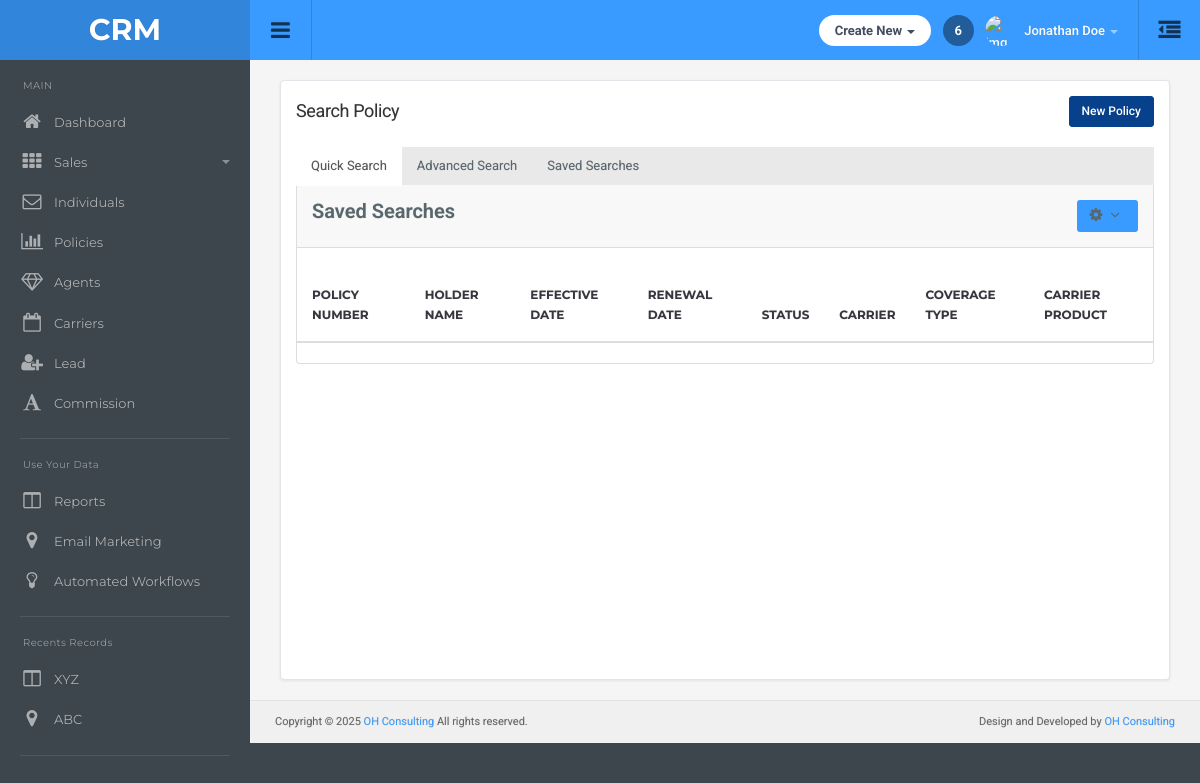
Page /policy/search-policy/ on the earlier database version.
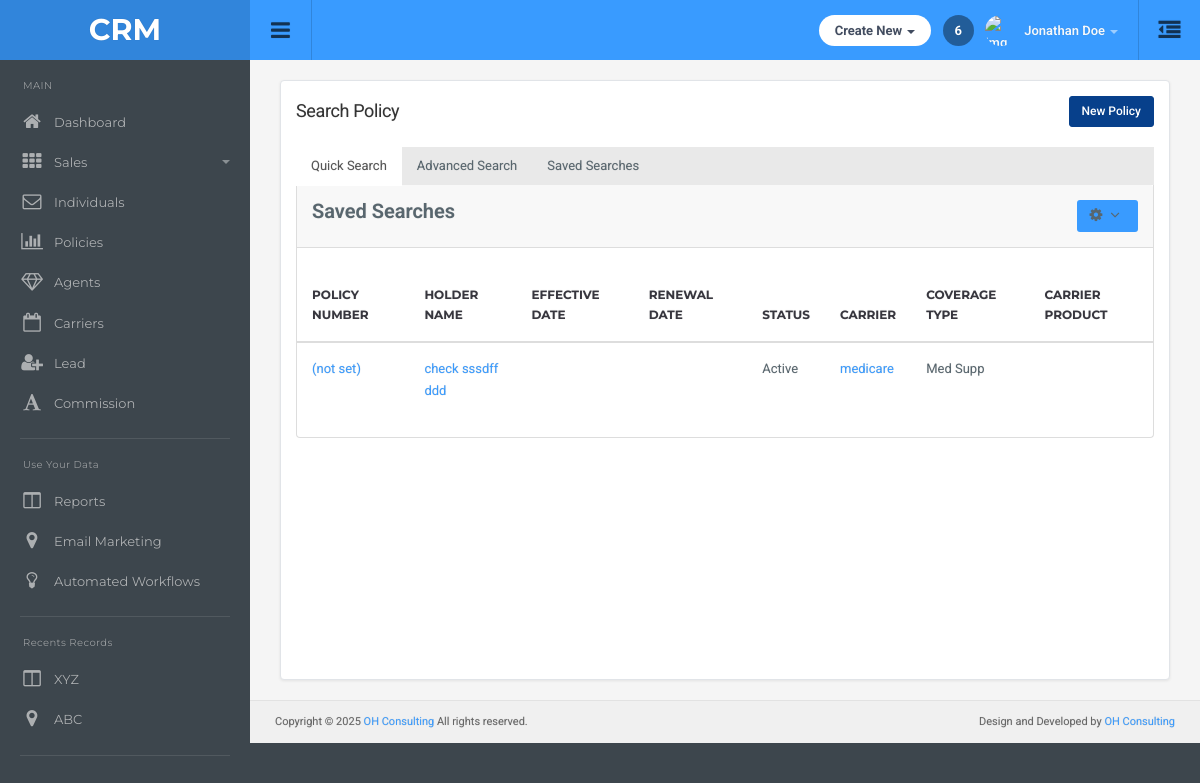
Same page on the later database version.
### main/models.py (models this page shows, shortened)
class Policy(models.Model):
    individual = models.ForeignKey(Individuals, on_delete=models.CASCADE, related_name='policy_individual')
    carrier = models.ForeignKey(Carrier, on_delete=models.CASCADE, related_name='policy_carrier')
    policy_number = models.CharField(max_length=100,null=True , blank=True)
    status = models.CharField(max_length=100)
    coverage_type = models.CharField(max_length=100)
    effective_date = models.DateField(null=True,blank=True)
    agent =  models.ForeignKey(Agent,on_delete=models.SET_NULL,null=True,blank=True,related_name="policy_agent")

class Individuals(models.Model):
    first_name = models.CharField(max_length=100)
    middle_name = models.CharField(max_length=100,null=True,blank=True)
    last_name = models.CharField(max_length=100)
    individual_type = models.CharField(max_length=100,null=True,blank=True)
    servicing_agent = models.ForeignKey(Agent,on_delete=models.CASCADE,null=True,blank=True)
    email = models.EmailField(null=True,blank=True)
    business_phone = models.CharField(max_length=10, blank=True, null=True)
    business_ext = models.CharField(max_length=10, blank=True, null=True)
    home_phone = models.CharField(max_length=10, blank=True, null=True)
    home_ext = models.CharField(max_length=10, blank=True, null=True)
    cell_phone = models.CharField(max_length=10, blank=True, null=True)
    cell_ext = models.CharField(max_length=10, blank=True, null=True)
    carrier = models.ForeignKey(Carrier,on_delete=models.SET_NULL,null=True,blank=True)

class Carrier(models.Model):
    name = models.CharField(max_length=100)
    class Meta:
        app_label = "main"

### main/views.py (the view)
# urls.py: path('policy/search-policy/', views.search_policy, name='search_policy'),
def search_policy(request):
    carriers = Carrier.objects.all()
    policy = Policy.objects.all()
    return render(request, 'policy/searchpolicy.html',{
        'carriers': carriers,
        'policy':policy
    })

### templates/policy/searchpolicy.html (shortened to what this page needs)
{% extends "dashboard/base.html" %}
{% load static %}
{% block main-content %}
<div class="container-default">
    <div class="search-agents-container">
        <div class="page-header-row">
            <h1 class="page-title">Search Policy</h1>
            <div class="btn-group">
                <button type="button" class="btn btn-primary" data-toggle="modal" data-target="#newPolicyModal">
                    New Policy
                </button>
            </div>
        </div>
        <ul class="nav nav-tabs">
            <li class="active"><a href="{% url 'search_policy' %}">Quick Search</a></li>
            <li><a href="{% url 'advanced_policy' %}">Advanced Search</a></li>
            <li ><a href="{% url 'saved_policy' %}">Saved Searches</a></li>
        </ul>
        <div class="agents-panel">
            <div class="panel-heading clearfix">
                <strong class="pull-left">Saved Searches</strong>
                <div class="dropdown pull-right">
                    <button class="btn btn-sm btn-default dropdown-toggle" type="button" id="agentsDropdown" data-toggle="dropdown" aria-haspopup="true" aria-expanded="false">
                        <i class="fa fa-cog"></i> <i class="fa fa-angle-down"></i>
                    </button>
                </div>
            </div>
            <br>
            <div class="panel-body table-responsive">
                <table id="example4" class="table display">
                    <thead>
                        <tr>
                            <th>Policy Number</th>
                            <th>Holder Name</th>
                            <th>Effective Date</th>
                            <th>Renewal Date</th>
                            <th>Status</th>
                            <th>Carrier</th>
                            <th>Coverage Type</th>
                            <th>Carrier Product</th>
                        </tr>
                    </thead>
                    <tbody>
                    {% for plcy in policy %}
                        <tr>
                            <td><a href="{% url 'policy_tab' plcy.id %}?tab=detail">
    {{ plcy.policy_number|default:"(not set)" }}
</a></td>
                            <td><a href="{% url 'individual_tab' plcy.individual.id %}">{{plcy.individual.first_name}} {{plcy.individual.middle_name}} {{plcy.individual.last_name}}</a></td>
                            <td>{{plcy.effective_date|date:'Y-m-d' }}</td>
                            <td>{{ plcy.policy_details.first.renewal_date|date:'Y-m-d' }}</td>
                            <td>{{plcy.status}}</td>
                            <td><a href="{% url 'carrier_detail' plcy.carrier.id %}">{{plcy.carrier.name}}</a></td>
                            <td>{{plcy.coverage_type}}</td>
                            <td>{{ plcy.carrier.products.first.product_name }}</td>
                        </tr>
                    {% endfor %}
                    </tbody>
                </table>
            </div>
        </div>
    </div>
{% include "policy/add_policy_modal.html" %}
{% endblock %}

### templates/dashboard/base.html (shortened to what this page needs)
{% load static %}
<!DOCTYPE html>
<html lang="en">
  <head>
  <link href="{% static "css/root.css" %}" rel="stylesheet">
  </head>
  <body>
  {% include "dashboard/topbar.html" %}
{% include "dashboard/sidebar.html" %}
<div class="content">
 {% block main-content %}
 {% endblock main-content %}
{% include "dashboard/footer.html" %}
</div>
</body>
</html>

### templates/dashboard/topbar.html (shortened to what this page needs)
<div id="top" class="clearfix">
  <div class="applogo">
    <a href="index.html" class="logo">CRM</a>
  </div>
  <a href="#" class="sidebar-open-button" id="sidebarToggle"><i class="fa fa-bars"></i></a>
  <a href="#sidepanel" class="sidepanel-open-button"><i class="fa fa-outdent"></i></a>
  <ul class="top-right">
    <li class="dropdown link">
      <a href="#" data-toggle="dropdown" class="dropdown-toggle hdbutton">Create New <span class="caret"></span></a>
    </li>
    <li class="link">
      <a href="#" class="notifications">6</a>
    </li>
    <li class="dropdown link">
      <a href="#" data-toggle="dropdown" class="dropdown-toggle profilebox"><img src="img/profileimg.png" alt="img"><b>Jonathan Doe</b><span class="caret"></span></a>
    </li>
  </ul>
</div>

### templates/dashboard/sidebar.html (shortened to what this page needs)
<div class="sidebar clearfix">
  <div class="scrollable" id="sidebar-scroll">
    <ul class="sidebar-panel nav">
      <li class="sidetitle">MAIN</li>
      <li><a href="{% url "dashboard" %}"><span class="icon color5"><i class="fa fa-home"></i></span>Dashboard</a></li>
      <li><a href="#"><span class="icon color9"><i class="fa fa-th"></i></span>Sales<span class="caret"></span></a>
      </li>
      <li><a href="{% url 'search_individuals_list' %}"><span class="icon color6"><i class="fa fa-envelope-o"></i></span>Individuals</a></li>
      <li><a href="{% url 'search_policy' %}"><span class="icon color8"><i class="fa fa-bar-chart"></i></span>Policies</a></li>
      <li><a href="{% url 'search_agents' %}"><span class="icon color11"><i class="fa fa-diamond"></i></span>Agents</a></li>
      <li><a href="{% url 'carrier_list' %}"><span class="icon color8"><i class="fa fa-calendar-o"></i></span>Carriers</a></li>
      <li><a href="#"><span class="icon color8"><i class="fa fa-user-plus"></i></span>Lead</a></li>
      <li><a href="#"><span class="icon color12"><i class="fa fa-font"></i></span>Commission</a></li>
    </ul>
    <ul class="sidebar-panel nav">
      <li class="sidetitle">Use Your Data</li>
      <li><a href="#"><span class="icon color15"><i class="fa fa-columns"></i></span>Reports</a></li>
      <li><a href="#"><span class="icon color7"><i class="fa fa-map-marker"></i></span>Email Marketing</a></li>
      <li><a href="#"><span class="icon color10"><i class="fa fa-lightbulb-o"></i></span>Automated Workflows</a></li>
    </ul>
    <ul class="sidebar-panel nav">
      <li class="sidetitle">Recents Records</li>
      <li><a href="#"><span class="icon color15"><i class="fa fa-columns"></i></span>XYZ</a></li>
      <li><a href="#"><span class="icon color7"><i class="fa fa-map-marker"></i></span>ABC</a></li>
    </ul>
    </div>
  </div>

### templates/policy/add_policy_modal.html (shortened to what this page needs)
<link rel="stylesheet" href="https://code.jquery.com/ui/1.13.2/themes/base/jquery-ui.css">

### templates/dashboard/footer.html
<div class="row footer">
    <div class="col-md-6 text-left">
    Copyright © 2025 <a href="#" target="_blank">OH Consulting</a> All rights reserved.
    </div>
    <div class="col-md-6 text-right">
      Design and Developed by <a href="#" target="_blank">OH Consulting</a>
    </div>
  </div>

### static/css/responsive.css (style rules this page uses)
@media screen and (min-width: 1024px) { .sidebar { display: block !important; } }

### templates/policy/searchpolicy.html (style rules this page uses)
.search-agents-container { background-color: #fff; padding: 15px; border-radius: 4px; box-shadow: 0 1px 3px rgba(0,0,0,0.08); border: 1px solid #e1e4e8; margin-bottom: 20px; min-height: calc(100vh - 200px); }
.page-header-row { display: flex; justify-content: space-between; align-items: center; margin-bottom: 20px; flex-wrap: wrap; }
.page-title { margin: 0; font-size: 1.8rem; color: #333; }
.agents-panel { border: 1px solid #ddd; border-radius: 0 0 4px 4px; background: #fff; border-top: none; }
.panel-heading { padding: 15px; background-color: #f8f8f8; border-bottom: 1px solid #ddd; }
.table-responsive { width: 100%; overflow-x: auto; margin-bottom: 20px; }
.btn { padding: 6px 12px; border-radius: 3px; cursor: pointer; font-size: 12px; font-weight: 500; border: 1px solid transparent; }
.btn-primary { background-color: #07408b; border-color: #07408b; }

Differences in the rows shown:
added Policy: policy_number "(not set)", individual.first_name "check", individual.middle_name "sssdff", individual.last_name "ddd", status "Active", carrier.name "medicare", coverage_type "Med Supp"
